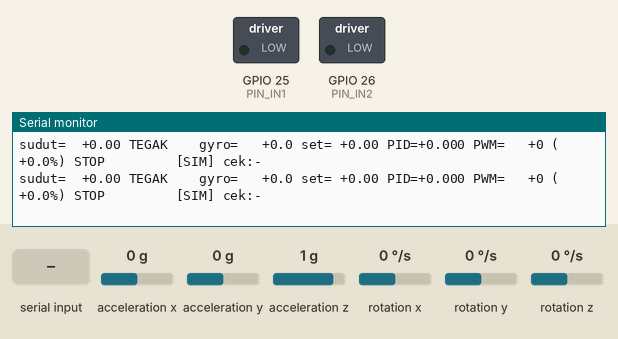
A sketch run on a simulated ESP32. Shown: switched loads named in the sketch (green lamp = pin HIGH), the last lines printed to the serial monitor. Wiring (inferred from the names in the program): MPU-6050 motion sensor at I2C address 0x68. The inputs (shaded band) are chosen by the test bench; at power-on: acceleration x 0 g, acceleration z 1 g, rotation y 0 °/s, acceleration y 0 g, rotation x 0 °/s, rotation z 0 °/s.

Above: at 4.5 s.
4.6 s: acceleration x set to -1.4 g
At 4.61 s:
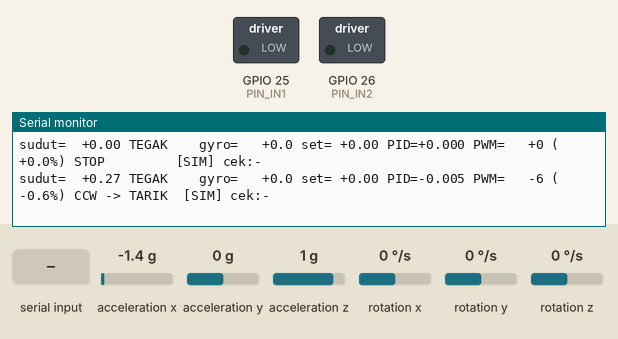
6.2 s: ",\n" received over Serial
7.8 s: acceleration z set to -1.4 g
At 7.87 s:
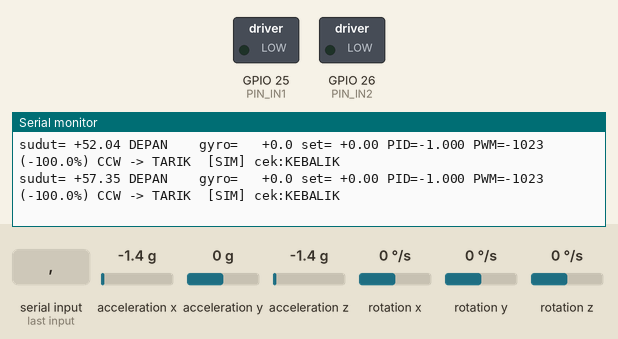
10.2 s: rotation y set to -192 °/s
At 10.21 s:
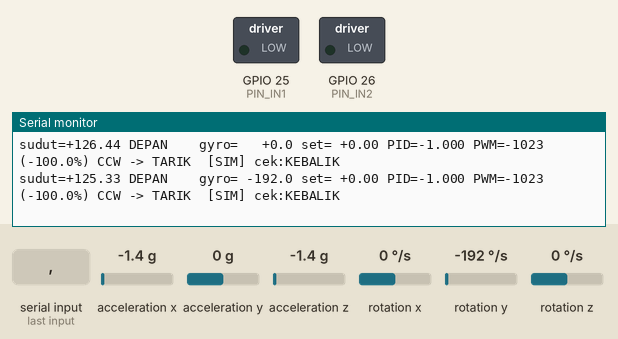
11.8 s: "X90\n" received over Serial
At 11.94 s:
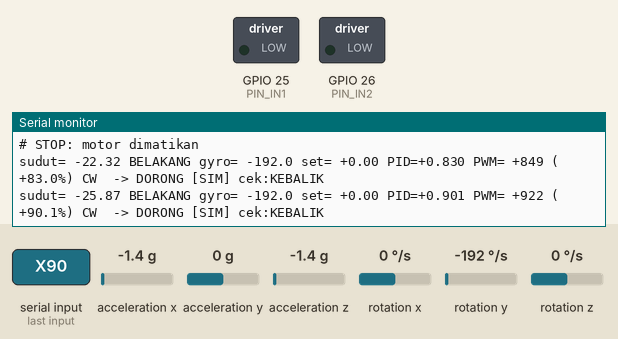
13.6 s: "S,45\n" received over Serial
At 14.39 s:
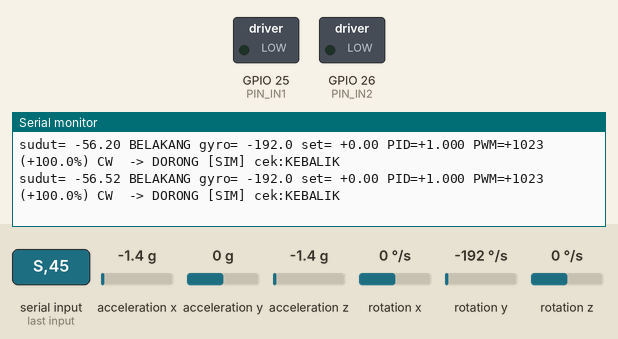
Timing chart, 0 to 16.1 s (numbered marks = the images above; inputs shaded):
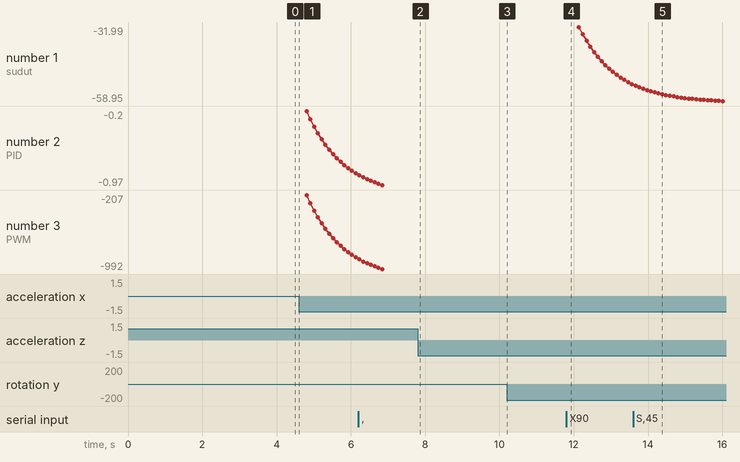

Measured:
- after the input at 4.6 s, the serial monitor: prints a new line at once (image 1)
- after the input at 7.8 s, the serial monitor: prints a new line after 0.06 s (image 2)
- after the input at 10.2 s, the serial monitor: prints a new line at once (image 3)
- after the input at 11.8 s, the serial monitor: prints a new line at once (image 4)
- after the input at 13.6 s, the serial monitor: prints a new line at once (image 5)

The sketch:

esp32-stick-rev1.ino
```cpp
/*
  Flying Stick - firmware ESP32 (Arduino) + tampilan Serial Monitor

  Dasar: firmware Flying Stick (MPU6050 -> complementary filter -> PID dasar -> H-bridge).
  Tambahan di versi ini:
    - PRINT_MODE 1: cetak status terbaca manusia di Serial Monitor (sudut, PWM, arah putar motor).
    - PWM yang dicetak adalah PERINTAH hasil PID, jadi tetap terlihat walau TELEMETRY_ONLY 1
      (motor tidak benar-benar digerakkan).
    - Gain default (DEF_KP/KI/KD) supaya PWM terlihat tanpa harus mengirim perintah S dulu.

  Protokol GUI (PRINT_MODE 0, 115200 baud):
    ESP32 -> PC : T,<ms>,<angle_deg>,<gyro_dps>,<setpoint_deg>,<pid_out>,<pwm>\n
    PC -> ESP32 : S,<kp>,<ki>,<kd>,<setpoint_deg>\n   (set gain + setpoint, sekaligus ARM motor)
                  X\n                                  (STOP: motor mati, harus ARM ulang dengan S)

  Di Serial Monitor Arduino, atur line ending ke "Newline" kalau ingin mengetik perintah S atau X.

  PENTING: semua pin, arah sumbu, dan tanda di bagian KONFIGURASI adalah ASUMSI.
  Sesuaikan dengan rangkaianmu sebelum menyalakan motor.
*/

#include <Arduino.h>
#include <Wire.h>

// =====================================================================
// KONFIGURASI
// =====================================================================

// 1 = motor TIDAK PERNAH digerakkan (hanya baca sensor + hitung/cetak perintah PWM).
#define TELEMETRY_ONLY 1

// ---- Tampilan di Serial Monitor ----
// 0 = format GUI (baris T,...) untuk flying_stick_gui.py
// 1 = format terbaca manusia (PRINT_HZ kali per detik), tanpa baris T
#define PRINT_MODE 1
#define PRINT_HZ   10
// 1 = tambah baris acc/gyro mentah di tiap cetakan (untuk memeriksa AX_ALONG/AX_SIDE/AX_GYRO)
#define SHOW_RAW   0

// Arah putar motor saat duty POSITIF (PWM keluar di PIN_IN1): 1 = CW, 0 = CCW.
// ASUMSI. Tergantung polaritas kabel motor ke driver. Cek dengan melihat motor berputar.
#define POS_DUTY_IS_CW 1
// Aturan yang kamu tentukan: motor CW = DORONG (stick mau jatuh ke DEPAN),
//                            motor CCW = TARIK (stick mau jatuh ke BELAKANG).
// 1 = sudut positif berarti stick miring ke DEPAN. ASUMSI. Cek dengan memiringkan stick.
#define FRONT_IS_POSITIVE 1

// Pin (ASUMSI - sesuaikan dengan board dan wiring-mu).
// Catatan ESP32-C3: GPIO hanya 0..21, jadi pin 22/25/26 di bawah TIDAK valid di C3.
#define PIN_SDA 21
#define PIN_SCL 22
#define PIN_IN1 25   // input driver: PWM di sini = duty positif
#define PIN_IN2 26   // input driver: PWM di sini = duty negatif

// PWM
#define PWM_FREQ 20000                  // 20 kHz
#define PWM_BITS 10                     // resolusi 0..1023
#define PWM_MAX  ((1 << PWM_BITS) - 1)

// Orientasi MPU6050 (0=X, 1=Y, 2=Z pada CHIP).
// AX_ALONG = sumbu chip searah panjang stick (kena gravitasi saat stick tegak)
// AX_SIDE  = sumbu chip searah arah miring (maju-mundur)
// AX_GYRO  = sumbu chip sejajar pivot (sumbu putar stick)
#define AX_ALONG 2
#define AX_SIDE  0
#define AX_GYRO  1
#define ALONG_POSITIVE 1   // 1 = sumbu AX_ALONG membaca +1 g saat stick tegak, 0 = -1 g

// Tanda (+1 / -1)
#define ANGLE_SIGN 1.0f   // balik arah sudut positif (gyro ikut terbalik otomatis)
#define GYRO_SIGN  1.0f   // normalnya jangan diubah (sudut accel sudah dihitung searah gyro)
#define MOTOR_SIGN 1.0f   // balik arah dorong motor jika koreksi malah memperparah

// Gain default (dipakai sebelum ada perintah S)
const float DEF_KP = 0.02f;
const float DEF_KI = 0.0f;
const float DEF_KD = 0.002f;

// Parameter
const float LOOP_HZ        = 200.0f;
const float TELEM_HZ       = 50.0f;
const float ALPHA          = 0.995f;  // complementary filter (porsi gyro)
const float TILT_LIMIT_DEG = 45.0f;   // lewat batas ini motor dimatikan (latched)
const float SP_LIMIT_DEG   = 30.0f;   // batas setpoint dari GUI
const float K_MAX          = 10.0f;   // batas gain yang diterima
const float I_LIMIT        = 0.30f;   // batas kontribusi integral (satuan output)
const float U_BIAS         = 0.0f;    // offset output tetap, default 0
const float DEADBAND       = 0.0f;    // duty minimum motor mulai berputar (0..1)
const int   CAL_SAMPLES    = 500;

// =====================================================================
// MPU6050
// =====================================================================
#define MPU_ADDR 0x68
const float ACC_LSB  = 16384.0f;  // +-2 g
const float GYRO_LSB = 65.5f;     // +-500 dps

bool mpuWrite(uint8_t reg, uint8_t val) {
  Wire.beginTransmission(MPU_ADDR);
  Wire.write(reg);
  Wire.write(val);
  return Wire.endTransmission() == 0;
}

bool mpuInit() {
  bool ok = true;
  ok &= mpuWrite(0x6B, 0x00);  // bangunkan sensor
  delay(100);
  ok &= mpuWrite(0x19, 0x00);  // sample rate divider
  ok &= mpuWrite(0x1A, 0x03);  // DLPF ~42 Hz
  ok &= mpuWrite(0x1B, 0x08);  // gyro +-500 dps
  ok &= mpuWrite(0x1C, 0x00);  // accel +-2 g
  return ok;
}

// acc dalam g, gyr dalam deg/s (belum dikurangi bias)
bool mpuRead(float acc[3], float gyr[3]) {
  Wire.beginTransmission(MPU_ADDR);
  Wire.write(0x3B);
  if (Wire.endTransmission(false) != 0) return false;
  if (Wire.requestFrom((uint8_t)MPU_ADDR, (uint8_t)14) != 14) return false;
  int16_t r[7];
  for (int i = 0; i < 7; i++) {
    uint8_t hi = Wire.read();
    uint8_t lo = Wire.read();
    r[i] = (int16_t)((hi << 8) | lo);
  }
  for (int i = 0; i < 3; i++) {
    acc[i] = r[i] / ACC_LSB;
    gyr[i] = r[4 + i] / GYRO_LSB;
  }
  return true;
}

// =====================================================================
// Motor (H-bridge 2 input PWM, kelas DRV8833)
// =====================================================================
#ifdef ESP_ARDUINO_VERSION_MAJOR
  #if ESP_ARDUINO_VERSION_MAJOR >= 3
    #define PWM_NEW_API 1
  #endif
#endif

void pwmInit() {
#ifdef PWM_NEW_API
  ledcAttach(PIN_IN1, PWM_FREQ, PWM_BITS);
  ledcAttach(PIN_IN2, PWM_FREQ, PWM_BITS);
#else
  ledcSetup(0, PWM_FREQ, PWM_BITS);
  ledcSetup(1, PWM_FREQ, PWM_BITS);
  ledcAttachPin(PIN_IN1, 0);
  ledcAttachPin(PIN_IN2, 1);
#endif
}

void pwmWrite(int in1, int in2) {
#ifdef PWM_NEW_API
  ledcWrite(PIN_IN1, in1);
  ledcWrite(PIN_IN2, in2);
#else
  ledcWrite(0, in1);
  ledcWrite(1, in2);
#endif
}

int g_pwmSigned = 0;  // duty yang benar-benar diterapkan ke motor (untuk telemetri GUI)

// u: -1..+1
void setMotor(float u) {
  if (u > 1.0f) u = 1.0f;
  if (u < -1.0f) u = -1.0f;
  int duty = (int)(fabsf(u) * PWM_MAX + 0.5f);
  if (duty == 0) {
    pwmWrite(0, 0);
    g_pwmSigned = 0;
  } else if (u > 0) {
    pwmWrite(duty, 0);
    g_pwmSigned = duty;
  } else {
    pwmWrite(0, duty);
    g_pwmSigned = -duty;
  }
}

// =====================================================================
// State
// =====================================================================
float g_kp = DEF_KP, g_ki = DEF_KI, g_kd = DEF_KD;
float g_setpoint = 0;
float g_integ = 0;           // integral error (deg*s)
bool  g_armed = false;       // motor hanya aktif setelah perintah S diterima
bool  g_tripped = false;     // latched: sudut berlebih / IMU gagal
float g_gyroBias = 0;        // deg/s
float g_angle0 = 0;          // sudut akselerometer saat kalibrasi (= posisi tegak/nol)
float g_angle = 0;           // sudut terfilter (deg)

float wrap180(float a) {
  while (a > 180.0f) a -= 360.0f;
  while (a < -180.0f) a += 360.0f;
  return a;
}

// Sudut akselerometer = rotasi kaidah tangan kanan di sekitar AX_GYRO (searah gyro positif).
const float ALONG_SGN = ALONG_POSITIVE ? 1.0f : -1.0f;
const float SIDE_SGN  = ((((AX_GYRO + 1) % 3) == AX_SIDE) ? 1.0f : -1.0f) * ALONG_SGN;

float accAngleRaw(const float acc[3]) {
  return degrees(atan2f(SIDE_SGN * acc[AX_SIDE], ALONG_SGN * acc[AX_ALONG]));
}

// Teks arah putar motor dari perintah PWM bertanda
const char* dirText(int pwm) {
  if (pwm == 0) return "STOP        ";
  bool cw = ((pwm > 0) == (POS_DUTY_IS_CW != 0));
  return cw ? "CW  -> DORONG" : "CCW -> TARIK ";
}

// =====================================================================
// Kalibrasi: stick harus DIAM dan TEGAK (posisi nol)
// =====================================================================
bool calibrate() {
  Serial.println("# KALIBRASI: tahan stick tegak dan diam...");
  float sumAcc[3] = {0, 0, 0};
  float sumGyro = 0;
  int good = 0;
  float acc[3], gyr[3];
  for (int i = 0; i < CAL_SAMPLES; i++) {
    if (mpuRead(acc, gyr)) {
      for (int k = 0; k < 3; k++) sumAcc[k] += acc[k];
      sumGyro += gyr[AX_GYRO];
      good++;
    }
    delay(4);
  }
  if (good < CAL_SAMPLES / 2) return false;
  float avgAcc[3] = {sumAcc[0] / good, sumAcc[1] / good, sumAcc[2] / good};
  g_angle0 = accAngleRaw(avgAcc);
  g_gyroBias = sumGyro / good;
  Serial.printf("# KALIBRASI selesai: gyro bias=%.3f dps, sudut nol=%.2f deg\n",
                g_gyroBias, g_angle0);
  if (fabsf(g_gyroBias) > 5.0f) Serial.println("# PERINGATAN: bias gyro besar, stick mungkin bergerak saat kalibrasi");
  return true;
}

// =====================================================================
// Perintah serial
// =====================================================================
void processLine(const char* s) {
  if (s[0] == 'X') {
    g_armed = false;
    g_integ = 0;
    setMotor(0);
    Serial.println("# STOP: motor dimatikan");
    return;
  }
  if (s[0] == 'S' && s[1] == ',') {
    float kp, ki, kd, sp;
    if (sscanf(s, "S,%f,%f,%f,%f", &kp, &ki, &kd, &sp) == 4 &&
        isfinite(kp) && isfinite(ki) && isfinite(kd) && isfinite(sp) &&
        kp >= 0 && ki >= 0 && kd >= 0 &&
        kp <= K_MAX && ki <= K_MAX && kd <= K_MAX &&
        fabsf(sp) <= SP_LIMIT_DEG) {
      g_kp = kp; g_ki = ki; g_kd = kd; g_setpoint = sp;
      g_integ = 0;
      g_tripped = false;
      g_armed = true;
      Serial.printf("# OK S: Kp=%.4f Ki=%.4f Kd=%.4f SP=%.2f (ARMED)\n", kp, ki, kd, sp);
    } else {
      Serial.println("# ERR S: nilai tidak valid / di luar batas");
    }
    return;
  }
  Serial.println("# ERR: perintah tidak dikenal");
}

void handleSerial() {
  static char buf[64];
  static uint8_t n = 0;
  while (Serial.available()) {
    char c = (char)Serial.read();
    if (c == '\n' || c == '\r') {
      if (n > 0) {
        buf[n] = 0;
        processLine(buf);
      }
      n = 0;
    } else if (n < sizeof(buf) - 1) {
      buf[n++] = c;
    } else {
      n = 0;  // baris terlalu panjang, buang
    }
  }
}

// =====================================================================
// setup / loop
// =====================================================================
void setup() {
  // Pin motor dipastikan LOW sebelum apa pun
  pinMode(PIN_IN1, OUTPUT); digitalWrite(PIN_IN1, LOW);
  pinMode(PIN_IN2, OUTPUT); digitalWrite(PIN_IN2, LOW);

  Serial.begin(115200);
  Serial.setTimeout(5);
  delay(500);
  Serial.println("# Flying Stick firmware start");
#if TELEMETRY_ONLY
  Serial.println("# MODE: TELEMETRY_ONLY (motor tidak akan digerakkan, PWM yang tampil = perintah)");
#endif

  pwmInit();
  setMotor(0);

  Wire.begin(PIN_SDA, PIN_SCL);
  Wire.setClock(400000);

  if (!mpuInit()) {
    Serial.println("# FAULT: MPU6050 tidak merespons (cek wiring SDA/SCL/VCC/GND)");
    g_tripped = true;
    return;
  }
  if (!calibrate()) {
    Serial.println("# FAULT: kalibrasi gagal");
    g_tripped = true;
    return;
  }
  g_angle = 0;
}

void loop() {
  static uint32_t tPrev = micros();
  static uint32_t tTelem = 0;
  static uint32_t tPrint = 0;
  static int failCount = 0;
  const uint32_t loopUs = (uint32_t)(1e6f / LOOP_HZ);
  const uint32_t telemMs = (uint32_t)(1000.0f / TELEM_HZ);
  const uint32_t printMs = (uint32_t)(1000.0f / PRINT_HZ);

  handleSerial();

  uint32_t now = micros();
  if ((uint32_t)(now - tPrev) < loopUs) return;
  float dt = (now - tPrev) * 1e-6f;
  tPrev = now;
  if (dt > 0.05f) dt = 0.05f;

  // --- IMU ---
  float acc[3], gyr[3];
  if (!mpuRead(acc, gyr)) {
    if (++failCount >= 5 && !g_tripped) {
      g_tripped = true;
      g_armed = false;
      setMotor(0);
      Serial.println("# FAULT: pembacaan IMU gagal, motor dimatikan");
    }
    return;
  }
  failCount = 0;

  float gyro = ANGLE_SIGN * GYRO_SIGN * (gyr[AX_GYRO] - g_gyroBias);       // deg/s
  float accAng = ANGLE_SIGN * wrap180(accAngleRaw(acc) - g_angle0);        // deg
  g_angle = ALPHA * (g_angle + gyro * dt) + (1.0f - ALPHA) * accAng;

  // --- Proteksi sudut ---
  if (fabsf(g_angle) > TILT_LIMIT_DEG && !g_tripped) {
    g_tripped = true;
    g_armed = false;
    setMotor(0);
    Serial.println("# TRIP: sudut melewati batas, motor dimatikan (kirim S untuk ARM ulang)");
  }

  // --- PID dasar ---
  float e = g_setpoint - g_angle;
  float pTerm = g_kp * e;
  float dTerm = -g_kd * gyro;                  // derivatif pada pengukuran (tanpa derivative kick)
  float uTry = pTerm + dTerm + U_BIAS + g_ki * g_integ;
  bool sat = fabsf(uTry) >= 1.0f;
  if (!sat || (uTry * e < 0)) g_integ += e * dt;   // anti-windup: tahan integral saat jenuh
  if (g_ki > 1e-6f) {
    float lim = I_LIMIT / g_ki;
    if (g_integ > lim) g_integ = lim;
    if (g_integ < -lim) g_integ = -lim;
  }
  float u = pTerm + dTerm + U_BIAS + g_ki * g_integ;
  if (u > 1.0f) u = 1.0f;
  if (u < -1.0f) u = -1.0f;

  // --- Perintah motor (dihitung selalu, supaya PWM bisa dicetak walau motor tidak digerakkan) ---
  float um = u;
  if (fabsf(um) > 0.001f && DEADBAND > 0.0f) {
    um = (um > 0 ? 1.0f : -1.0f) * (DEADBAND + (1.0f - DEADBAND) * fabsf(um));
  }
  float uMotor = MOTOR_SIGN * um;                                       // -1..+1
  int pwmCmd = (int)(uMotor * PWM_MAX + (uMotor >= 0 ? 0.5f : -0.5f));  // PWM bertanda

  // --- Aktuator ---
#if TELEMETRY_ONLY
  setMotor(0);
#else
  if (g_armed && !g_tripped) {
    setMotor(uMotor);
  } else {
    setMotor(0);
    g_integ = 0;
  }
#endif

  // --- Keluaran serial ---
  uint32_t ms = millis();
#if PRINT_MODE == 0
  if (ms - tTelem >= telemMs) {
    tTelem = ms;
    Serial.printf("T,%lu,%.2f,%.1f,%.2f,%.3f,%d\n",
                  (unsigned long)ms, g_angle, gyro, g_setpoint, u, g_pwmSigned);
  }
#else
  if (ms - tPrint >= printMs) {
    tPrint = ms;

    bool front = ((g_angle > 0) == (FRONT_IS_POSITIVE != 0));
    const char* tilt = (fabsf(g_angle) < 1.0f) ? "TEGAK   " : (front ? "DEPAN   " : "BELAKANG");

    // cek aturan: stick ke DEPAN -> motor CW (dorong), stick ke BELAKANG -> motor CCW (tarik)
    const char* cek = "-";
    if (fabsf(g_angle) >= 2.0f && pwmCmd != 0) {
      bool cw = ((pwmCmd > 0) == (POS_DUTY_IS_CW != 0));
      cek = (front == cw) ? "sesuai" : "KEBALIK";
    }

    const char* st = TELEMETRY_ONLY ? "SIM"
                   : (g_tripped ? "TRIP" : (g_armed ? "AKTIF" : "BELUM ARM"));

    Serial.printf("sudut=%+7.2f %s gyro=%+7.1f set=%+6.2f PID=%+6.3f PWM=%+5d (%+6.1f%%) %s [%s] cek:%s\n",
                  g_angle, tilt, gyro, g_setpoint, u, pwmCmd,
                  100.0f * pwmCmd / PWM_MAX, dirText(pwmCmd), st, cek);
#if SHOW_RAW
    Serial.printf("   raw acc[g] X=%+.2f Y=%+.2f Z=%+.2f | gyro[dps] X=%+.1f Y=%+.1f Z=%+.1f\n",
                  acc[0], acc[1], acc[2], gyr[0], gyr[1], gyr[2]);
#endif
  }
#endif
}
```
